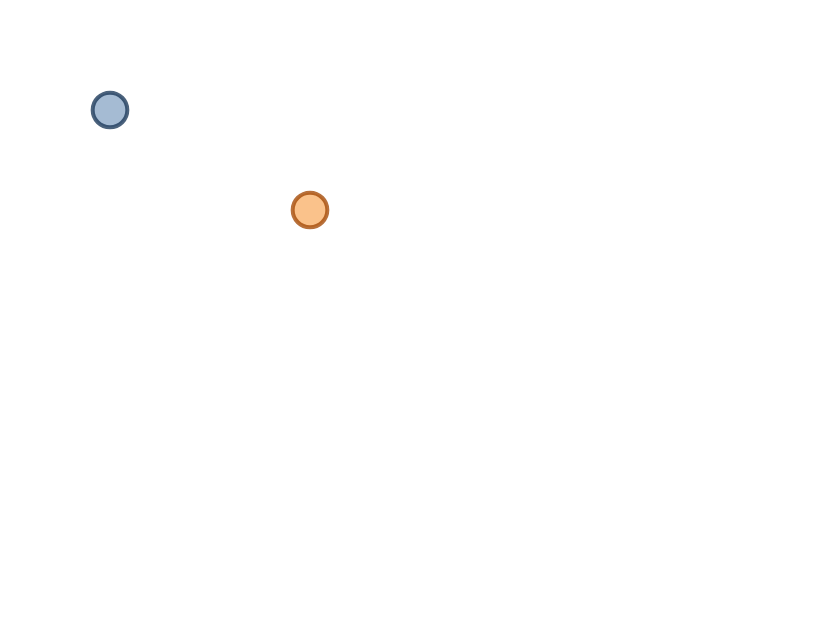

Specify this chart in Vega-Lite:
### Vega specification from a JSON file in a GitHub repository (floating-point values rounded to 4 significant figures)
{"$schema": "https://vega.github.io/schema/vega/v6.json", "width": 400, "height": 300, "padding": 5, "autosize": "none", "data": [{"name": "table", "values": [{"x": 50, "y": 50, "fill": "#4c78a8", "stroke": "#1f3b5c"}, {"x": 150, "y": 100, "fill": "#f58518", "stroke": "#a54d0a"}]}], "marks": [{"type": "symbol", "from": {"data": "table"}, "encode": {"update": {"x": {"field": "x"}, "y": {"field": "y"}, "size": {"value": 300}, "fill": {"field": "fill"}, "fillOpacity": {"value": 0.5}, "stroke": {"field": "stroke"}, "strokeOpacity": {"value": 0.8}, "strokeWidth": {"value": 2}}}}]}
